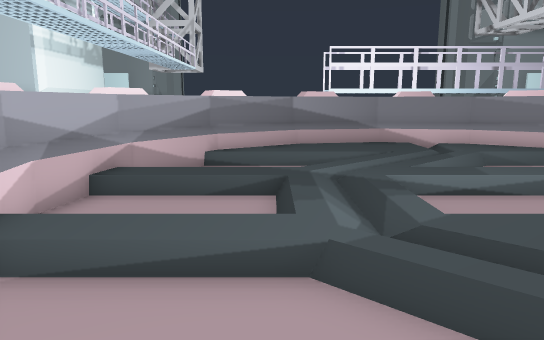
View 1 (above)

16 first-person views from a walk through a Unity game level. The camera is 1.5 m above the floor, tilts 10° down and sees 70° across. The floor is counted in squares, 1 m on a side. Each view is taken from the middle of a square. On the plan, view 1 faces up. The plan holds only what a view shows up to about 17 squares ahead; the rest is blank. The place goes on beyond the plan. The player character is not drawn. Some animated figures are not drawn.

View 2
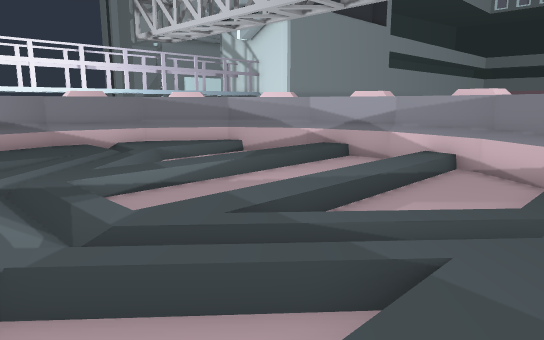

View 3
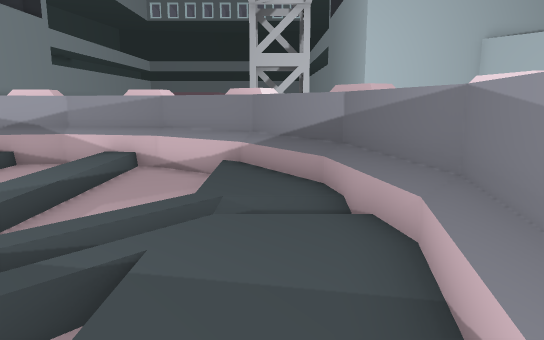

View 4
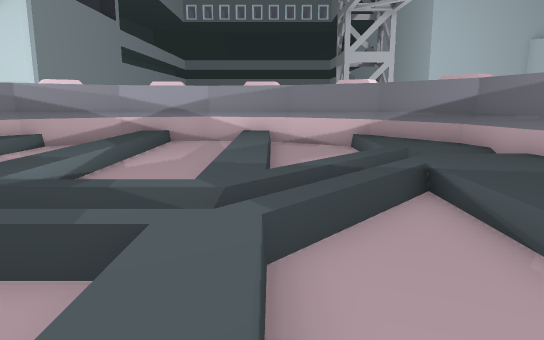

View 5
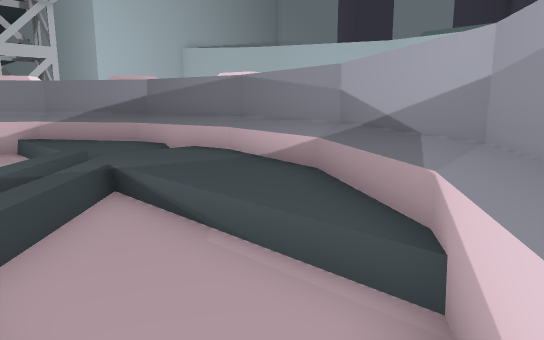

View 6
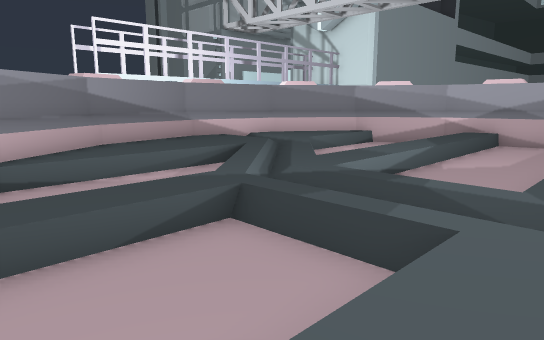

View 7
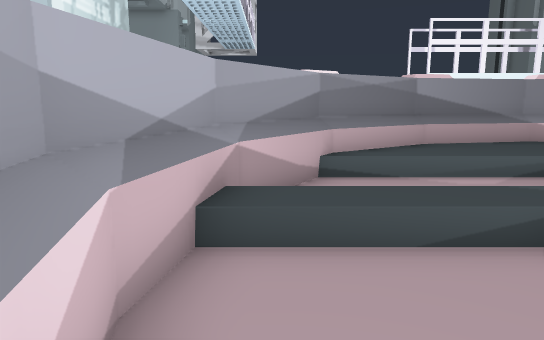

View 8
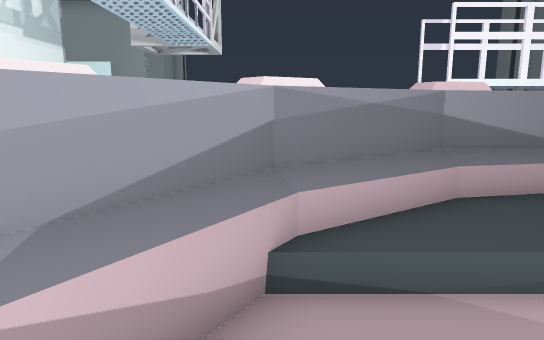

View 9
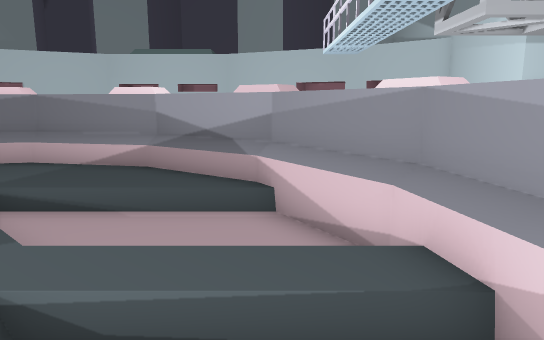

View 10
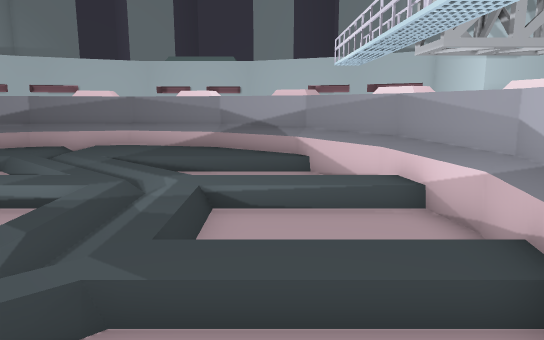

View 11
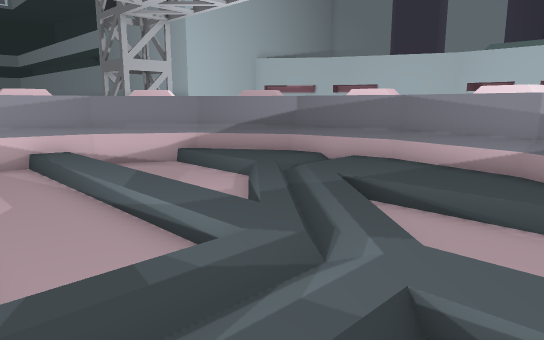

View 12
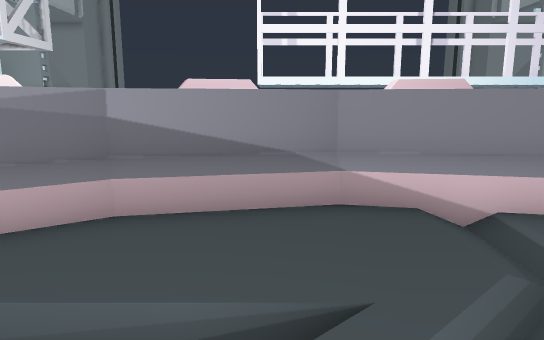

View 13
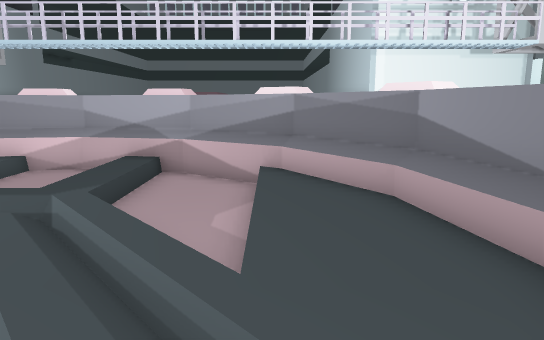

View 14
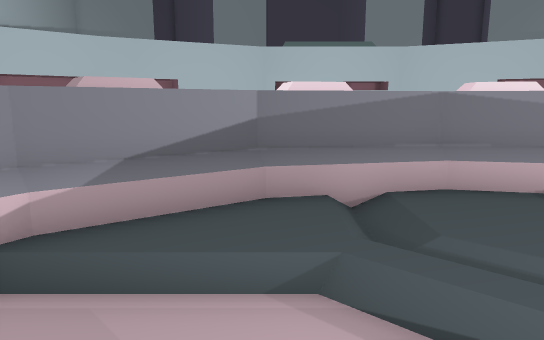

View 15
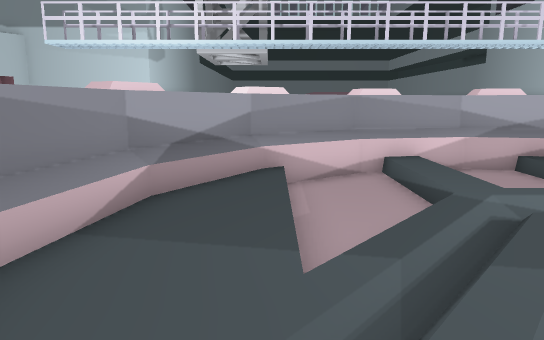

View 16
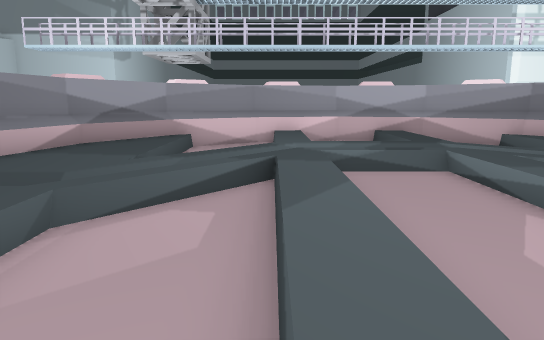

### Floor plan
Key: @ floor where view 1 was taken; # wall or solid block; . main floor; : floor 0.25 m higher than the main floor; + floor 0.5 m higher than the main floor; / step, stairs or slope; = window, fence, low wall or low ledge; ^ raised ledge.
Columns run from 6 left of view 1 to 14 right of it. Each row starts with its distance up from view 1.
 17        ^^^ ^#
 16     ^^ ^^   #
 15    ^#^ ^^^#^## ^#
 14      ^^#++++=#^^
 13  ^^ ^^++++++/++^^ ^
 12  ####++++++/++++###
 11    #.....//+.....#
 10   ^#....////     #^
  9 ^ ^//////+////////^ ^
  8 ###////+//////////###
  7  ##....++.........##
  6  ##....++.........##
  5 ###////+//////////###
  4 ^ ^/////:+////////^ ^
  3   ##....++//.....##
  2    #.....///.....#
  1   ^##++++++//+++##^
  0  ^^ ^^@+++++/++^^ ^^
 -1      ^^#++++=#^^
 -2    ^^^ ^^^#^## ^#^
 -3     ^^ ^^   ^  ^^
 -4        ^^^ ^#

Where each view was taken, in squares from view 1:
view 1: 0 up, 0 right, facing up
view 2: 0 up, 0 right, facing up-right
view 3: 0 up, 0 right, facing right
view 4: 4 up, 3 left, facing right
view 5: 4 up, 3 left, facing down-right
view 6: 4 up, 3 left, facing up-right
view 7: 4 up, 3 left, facing up
view 8: 8 up, 2 left, facing up
view 9: 8 up, 2 left, facing down
view 10: 12 up, 1 left, facing down
view 11: 8 up, 1 left, facing down-right
view 12: 9 up, 3 right, facing up
view 13: 12 up, 7 right, facing left
view 14: 5 up, 7 right, facing down
view 15: 1 up, 7 right, facing left
view 16: 4 up, 11 right, facing left
